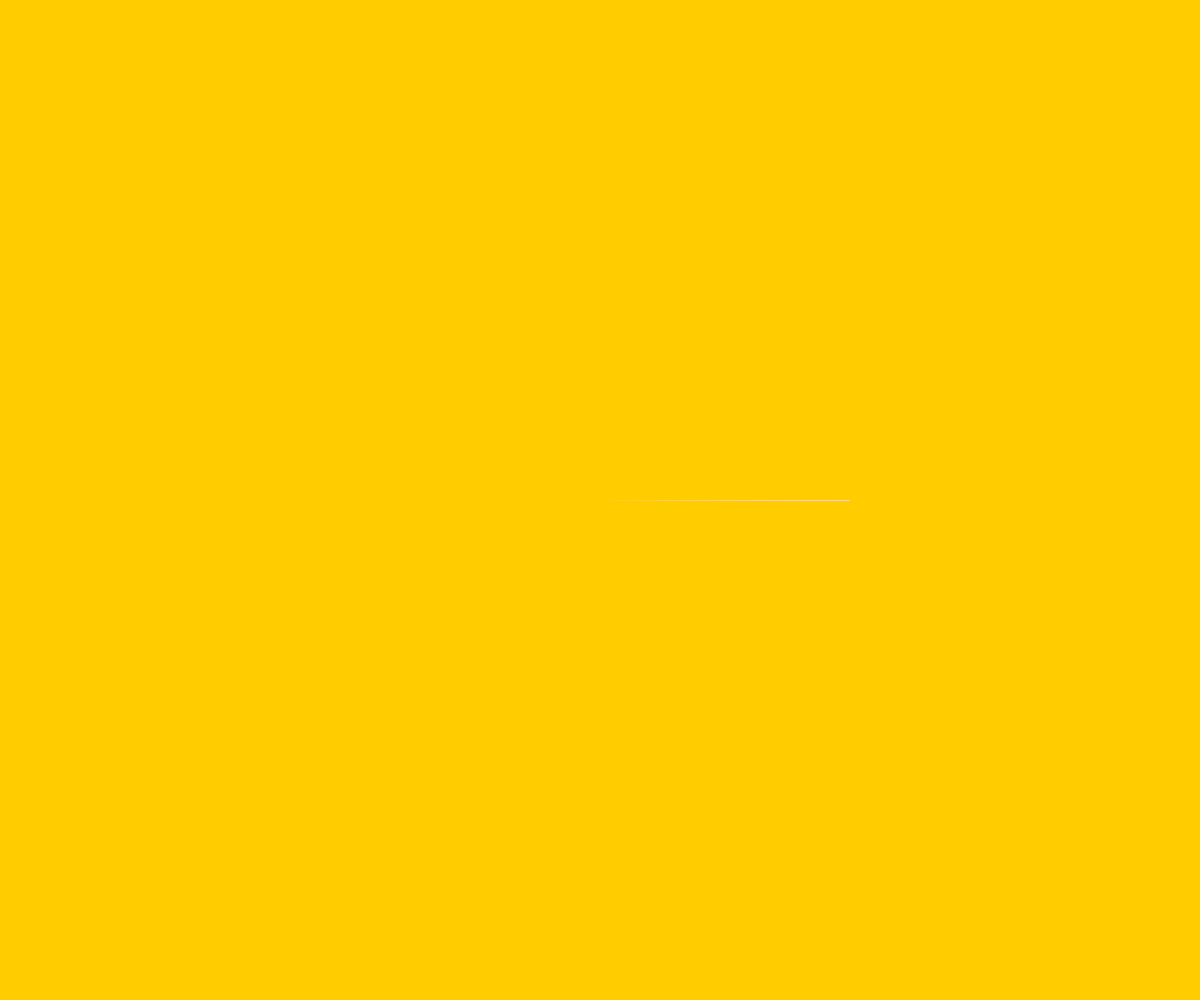
Frame 1 (no input)
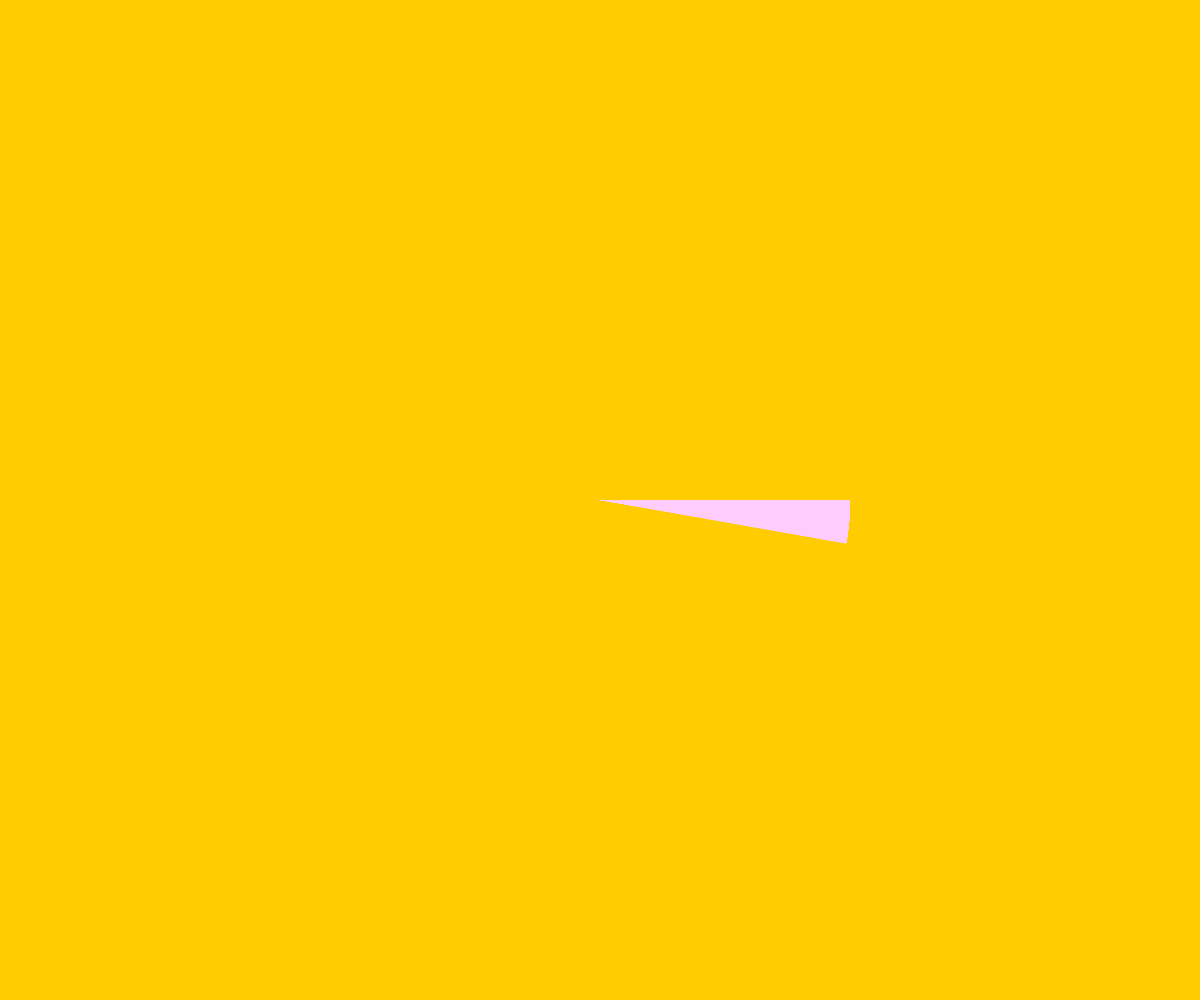
Frame 60 (no input)
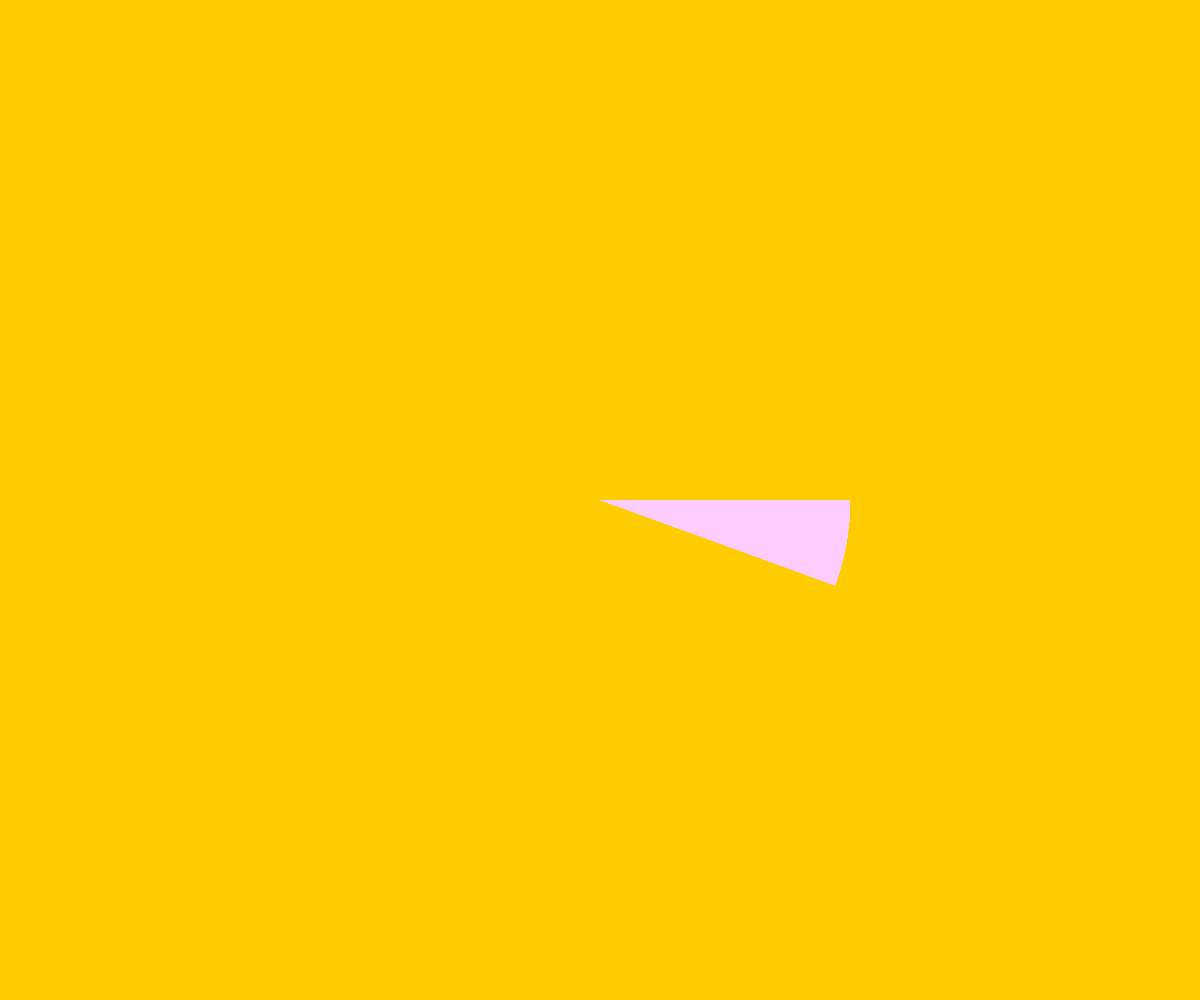
Frame 120 (the mouse pressed at the canvas centre since frame 60)

The p5.js sketch that drew these frames (run headless with seeded random() and noise() and a simulated clock; from frame 60 on, the mouse is pressed at the canvas centre):

// p5.js sketch
// ── sketch.js
function setup() {
	createCanvas(windowWidth, windowHeight);
	angleMode(DEGREES);
	background(255, 204, 0);
}

function draw() {

	let milliseconds = millis();

	// noStroke();
	// fill(204, 102, 0);
	// ellipse(windowWidth/2, windowHeight/2, 500, 500);


	noStroke();
	fill(255, 204, 300);
	arc(windowWidth/2, windowHeight/2, 500, 500, 0, milliseconds/100, PIE);

	noStroke();
	fill(255, 204, 300);
	arc(windowWidth/2, windowHeight/2, 500, 500, 0, milliseconds/100, PIE);
}

// ── home.js
function setup() {
  createCanvas(windowWidth, windowHeight);
	angleMode(DEGREES);
	background(210, 20, 20);

  // button10 = createButton("10");
  // button10.position(windowWidth/2 - 600, windowHeight/2);
  // button10.style("height", "100");
  // button10.mousePressed(loop);
  //
  // button15 = createButton("15");
  // button15.position(windowWidth/2 - 300, windowHeight/2);
  //
  // button20 = createButton("20");
  // button20.position(windowWidth/2, windowHeight/2);
  //
  // button30 = createButton("30");
  // button30.position(windowWidth/2 + 300, windowHeight/2);
  //
  // button60 = createButton("60");
  // button60.position(windowWidth/2 + 600, windowHeight/2);

  // noLoop();
}


function draw() {

  timer15();

  // noStroke();
  // fill(0, 0, 0);
  // ellipse(windowWidth/2 - 600, windowHeight/2,  windowHeight/6, windowHeight/6);
  //
  // noStroke();
  // fill(0, 0, 0);
  // ellipse(windowWidth/2 - 300, windowHeight/2,  windowHeight/6, windowHeight/6);
  //
  // noStroke();
  // fill(0, 0, 0);
  // ellipse(windowWidth/2, windowHeight/2,  windowHeight/6, windowHeight/6);
  //
  // noStroke();
  // fill(0, 0, 0);
  // ellipse(windowWidth/2 + 300, windowHeight/2,  windowHeight/6, windowHeight/6);
  //
  // noStroke();
  // fill(0, 0, 0);
  // ellipse(windowWidth/2 + 600, windowHeight/2,  windowHeight/6, windowHeight/6);



}

// ── timer.css
/*
button {
  border: none;
  height: 46px;
  width: 46px;
  border-radius: 23px;
  outline: none;
  font-size: 16px;
  font-style: arial;
  font-weight: bold;
}*/

// ── timer10.js
function timer10() {

let milliseconds = millis();

// noStroke();
// fill(255, 255, 255);
// ellipse(windowWidth/2, windowHeight/2, 700, 700);

noStroke();
fill(255, 255, 255);
ellipse(windowWidth/2, windowHeight/2, windowHeight/1.5, windowHeight/1.5);

noStroke();
fill(210, 20, 20);
arc(windowWidth/2, windowHeight/2, windowHeight/1.4, windowHeight/1.4, -90, ((milliseconds/170) -90), PIE);

// Middle Circle
noStroke();
fill(210, 20, 20);
ellipse(windowWidth/2, windowHeight/2,  windowHeight/6, windowHeight/6);

// Timer
textAlign(CENTER);
textSize(32);
fill(255, 204, 300);
text(Math.floor(milliseconds/1000), windowWidth/2, windowHeight/2);

}

// ── timer15.js
function timer15() {

let milliseconds = millis();
let countdown = (milliseconds/100) -90;
let colors =[[153, 255, 230], [0, 128, 96], [0, 204, 153]];

// noStroke();
// fill(210, 20, 20);
// arc(windowWidth/2, windowHeight/2, windowHeight/1.4, windowHeight/1.4, -90, ((milliseconds/1700) -90), PIE);

background(colors[2]);

noStroke();
fill(colors[1]);
triangle(windowWidth, windowHeight, windowWidth, 1/windowHeight, 1/windowWidth, 1/windowWidth);

noStroke();
fill(colors[0]);
ellipse(windowWidth/4, windowHeight/1.5, windowHeight/2.1, windowHeight/2.1);

noStroke();
fill(colors[0]);
ellipse((windowWidth-(windowWidth/4)), windowHeight/3, windowHeight/2.1, windowHeight/2.1);


//pink arc, blue background
stroke(colors[1]);
fill(colors[1]);
arc(windowWidth/4, windowHeight/1.5, windowHeight/2.1, windowHeight/2.1, -90, countdown, PIE);

//blue arc, pink background
stroke(colors[2]);
fill(colors[2]);
arc((windowWidth-(windowWidth/4)), windowHeight/3, windowHeight/2.1, windowHeight/2.1, -90, countdown, PIE);




}

// old colors (102, 153, 255) background
// (255, 128, 128) pink
// (102, 153, 255) blue
// (255, 235, 220) light color

// ── timer20.js
function timer20() {

let milliseconds = millis();
let arcSize = windowHeight/5;

// noStroke();
// fill(255, 255, 255);
// ellipse(windowWidth/2, windowHeight/2, 700, 700);

noStroke();
fill(255, 179, 179);
ellipse(windowWidth/2, windowHeight/2, windowHeight/1.5, windowHeight/1.5);

noStroke();
fill(255, 128, 128);
arc((windowWidth/2), (windowHeight/6), arcSize, arcSize, -90, ((milliseconds/10) -90), PIE);

noStroke();
fill(255, 77, 77);
arc(windowWidth/2, (windowHeight/4), arcSize, arcSize, -90, ((milliseconds/10) -90), PIE);

noStroke();
fill(255, 26, 26);
arc((windowWidth/2) , (windowHeight/2.85), arcSize, arcSize, -90, ((milliseconds/10) -90), PIE);

noStroke();
fill(230, 0, 0);
arc((windowWidth/2) , (windowHeight/2.22), arcSize, arcSize, -90, ((milliseconds/10) -90), PIE);

noStroke();
fill(179, 0, 0);
arc(windowWidth/2, (windowHeight/1.82), arcSize, arcSize, -90, ((milliseconds/10) -90), PIE);

noStroke();
fill(128, 0, 0);
arc(windowWidth/2, (windowHeight/1.54), arcSize, arcSize, -90, ((milliseconds/10) -90), PIE);

noStroke();
fill(77, 0, 0);
arc(windowWidth/2, (windowHeight/1.34), arcSize, arcSize, -90, ((milliseconds/10) -90), PIE);

noStroke();
fill(26, 0, 0);
arc(windowWidth/2, (windowHeight/1.2), arcSize, arcSize, -90, ((milliseconds/10) -90), PIE);


}

// ── timer20alt.js
function timer20alt() {

let milliseconds = millis();
let arcSize = windowHeight/6;
let countdown = (milliseconds/100) -90;
let placementConstant = (((windowHeight/1.29)-(windowHeight/4.44))/2);

// noStroke();
// fill(140, 10, 20);
// arc(windowWidth/2, (windowHeight/2), windowHeight/1.15, windowHeight/1.15, -90, countdown, PIE);
//
// noStroke();
// fill(100, 10, 20);
// arc(windowWidth/2, (windowHeight/2), windowHeight/1.2, windowHeight/1.2, -90, countdown, PIE);
//
// noStroke();
// fill(30, 0, 0);
// arc(windowWidth/2, (windowHeight/2), windowHeight/1.3, windowHeight/1.3, -90, countdown, PIE);

noStroke();
fill(255, 179, 179);
ellipse(windowWidth/2, windowHeight/2, windowHeight/1.4, windowHeight/1.4);

noStroke();
fill(30, 0, 0);
arc(windowWidth/2, (windowHeight/1.29), arcSize, arcSize, -90, countdown, PIE);

noStroke();
fill(77, 0, 0);
arc(windowWidth/2, placementConstant*2.6, arcSize, arcSize, -90, countdown, PIE);

noStroke();
fill(128, 0, 0);
arc(windowWidth/2, placementConstant*2.32, arcSize, arcSize, -90, countdown, PIE);

noStroke();
fill(179, 0, 0);
arc(windowWidth/2, placementConstant*2.04, arcSize, arcSize, -90, countdown, PIE);

noStroke();
fill(230, 0, 0);
arc((windowWidth/2), placementConstant*1.76, arcSize, arcSize, -90, countdown, PIE);

noStroke();
fill(255, 26, 26);
arc((windowWidth/2), placementConstant*1.48, arcSize, arcSize, -90, countdown, PIE);

noStroke();
fill(255, 77, 77);
arc(windowWidth/2, placementConstant*1.2, arcSize, arcSize, -90, countdown, PIE);

noStroke();
fill(255, 128, 128);
arc((windowWidth/2), placementConstant, arcSize, arcSize, -90, countdown, PIE);

noStroke();
fill(255, 153, 153);
arc((windowWidth/2), (windowHeight/4.44), arcSize, arcSize, -90, countdown, PIE);


}

// ── timer30.js
function timer30() {

  let milliseconds = millis();
  let countdown = (milliseconds/100) -90;

  background(134, 45, 89)

  noStroke();
  fill(236, 198, 216);
  ellipse(windowWidth/2, windowHeight/2, (windowWidth/30000)*milliseconds, (windowWidth/30000)*milliseconds);

  noStroke();
  fill(153, 51, 102);
  ellipse(windowWidth/2, windowHeight/2, (windowWidth/35000)*milliseconds, (windowWidth/35000)*milliseconds);

  noStroke();
  fill(210, 121, 166);
  ellipse(windowWidth/2, windowHeight/2, (windowWidth/40000)*milliseconds, (windowWidth/40000)*milliseconds);

  noStroke();
  fill(236, 198, 217);
  ellipse(windowWidth/2, windowHeight/2, (windowWidth/50000)*milliseconds, (windowWidth/50000)*milliseconds);






}

// ── timer30alt.js
function timer30alt() {

  let milliseconds = millis();
  let countdown = (windowWidth/50000)*milliseconds;

  background(51, 51, 153)


  noStroke();
  fill(217, 217, 242);
  ellipse(windowWidth/2, windowHeight/2, countdown, countdown);



  noStroke();
  fill(217, 217, 242);
  ellipse(windowWidth/5, windowHeight/1.4, countdown, countdown);


  noStroke();
  fill(217, 217, 242);
  ellipse(windowWidth-(windowWidth/5), windowHeight/1.4, countdown, countdown);

  noStroke();
  fill(217, 217, 242);
  ellipse(windowWidth/5, windowHeight-(windowHeight/1.5), countdown, countdown);

  noStroke();
  fill(217, 217, 242);
  ellipse(windowWidth-(windowWidth/5), windowHeight-(windowHeight/1.5), countdown, countdown);




}

// ── timer45.js
function timer45() {

let milliseconds = millis();
let countdown = (milliseconds/100) -90;


background(255, 150, 51);

noStroke();
fill(255, 241, 230);
ellipse(windowWidth/4.5, windowHeight/2, windowHeight/1.6, windowHeight/1.6);

noStroke();
fill(255, 212, 179);
ellipse(windowWidth/4, windowHeight/2, windowHeight/1.7, windowHeight/1.7);

noStroke();
fill(255, 183, 128);
ellipse(windowWidth/3.5, windowHeight/2, windowHeight/1.8, windowHeight/1.8);

noStroke();
fill(255, 154, 77);
ellipse(windowWidth/3, windowHeight/2, windowHeight/1.9, windowHeight/1.9);

noStroke();
fill(255, 125, 26);
ellipse(windowWidth/2.5, windowHeight/2, windowHeight/2, windowHeight/2);

noStroke();
fill(230, 99, 0);
ellipse(windowWidth/2, windowHeight/2, windowHeight/2.2, windowHeight/2.2);

noStroke();
fill(179, 77, 0);
ellipse(windowWidth/1.6, windowHeight/2, windowHeight/2.4, windowHeight/2.4);

noStroke();
fill(128, 55, 0);
ellipse(windowWidth/1.3, windowHeight/2, windowHeight/2.7, windowHeight/2.7);

noStroke();
fill(77, 33, 0);
ellipse(windowWidth/1.12, windowHeight/2, windowHeight/3, windowHeight/3);



}

// ── timer45alt.js
function timer45alt() {

let milliseconds = millis();
let countdown = (milliseconds/500);


background(255, 150, 51);

noStroke();
fill(255, 241, 230);
ellipse(windowWidth/5.5, windowHeight/2, windowHeight/1.8, windowHeight/1.8);

noStroke();
fill(255, 150, 51);
ellipse(windowWidth/5.5, windowHeight/2, countdown*5.5, countdown*5.5);



noStroke();
fill(255, 183, 128);
ellipse(windowWidth/2.32, windowHeight/2, windowHeight/2.4, windowHeight/2.4);

noStroke();
fill(255, 150, 51);
ellipse(windowWidth/2.32, windowHeight/2, countdown*2.32, countdown*2.32);



noStroke();
fill(230, 99, 0);
ellipse(windowWidth/1.623, windowHeight/2, windowHeight/3.3, windowHeight/3.3);

noStroke();
fill(255, 150, 51);
ellipse(windowWidth/1.623, windowHeight/2, countdown*1.6, countdown*1.6);



noStroke();
fill(179, 77, 0);
ellipse(windowWidth/1.327, windowHeight/2, windowHeight/4.3, windowHeight/4.3);

noStroke();
fill(255, 150, 51);
ellipse(windowWidth/1.327, windowHeight/2, countdown*1.358, countdown*1.358);




noStroke();
fill(128, 55, 0);
ellipse(windowWidth/1.1686, windowHeight/2, windowHeight/6, windowHeight/6);

noStroke();
fill(255, 150, 51);
ellipse(windowWidth/1.1686, windowHeight/2, countdown*1.18, countdown*1.18);




noStroke();
fill(77, 33, 0);
ellipse(windowWidth/1.079, windowHeight/2, windowHeight/9, windowHeight/9);

noStroke();
fill(255, 150, 51);
ellipse(windowWidth/1.079, windowHeight/2, countdown*1.08, countdown*1.08);








}

// noStroke();
// fill(255, 241, 230);
// ellipse(windowWidth/5.5, windowHeight/2, windowHeight/1.8, windowHeight/1.8);
//
// noStroke();
// fill(255, 183, 128);
// ellipse(windowWidth/2.32, windowHeight/2, windowHeight/2.4, windowHeight/2.4);
//
// noStroke();
// fill(230, 99, 0);
// ellipse(windowWidth/1.6, windowHeight/2, windowHeight/3.3, windowHeight/3.3);
//
// noStroke();
// fill(179, 77, 0);
// ellipse(windowWidth/1.358, windowHeight/2, windowHeight/4.3, windowHeight/4.3);
//
// noStroke();
// fill(128, 55, 0);
// ellipse(windowWidth/1.18, windowHeight/2, windowHeight/6, windowHeight/6);
//
// noStroke();
// fill(77, 33, 0);
// ellipse(windowWidth/1.08, windowHeight/2, windowHeight/9, windowHeight/9);
